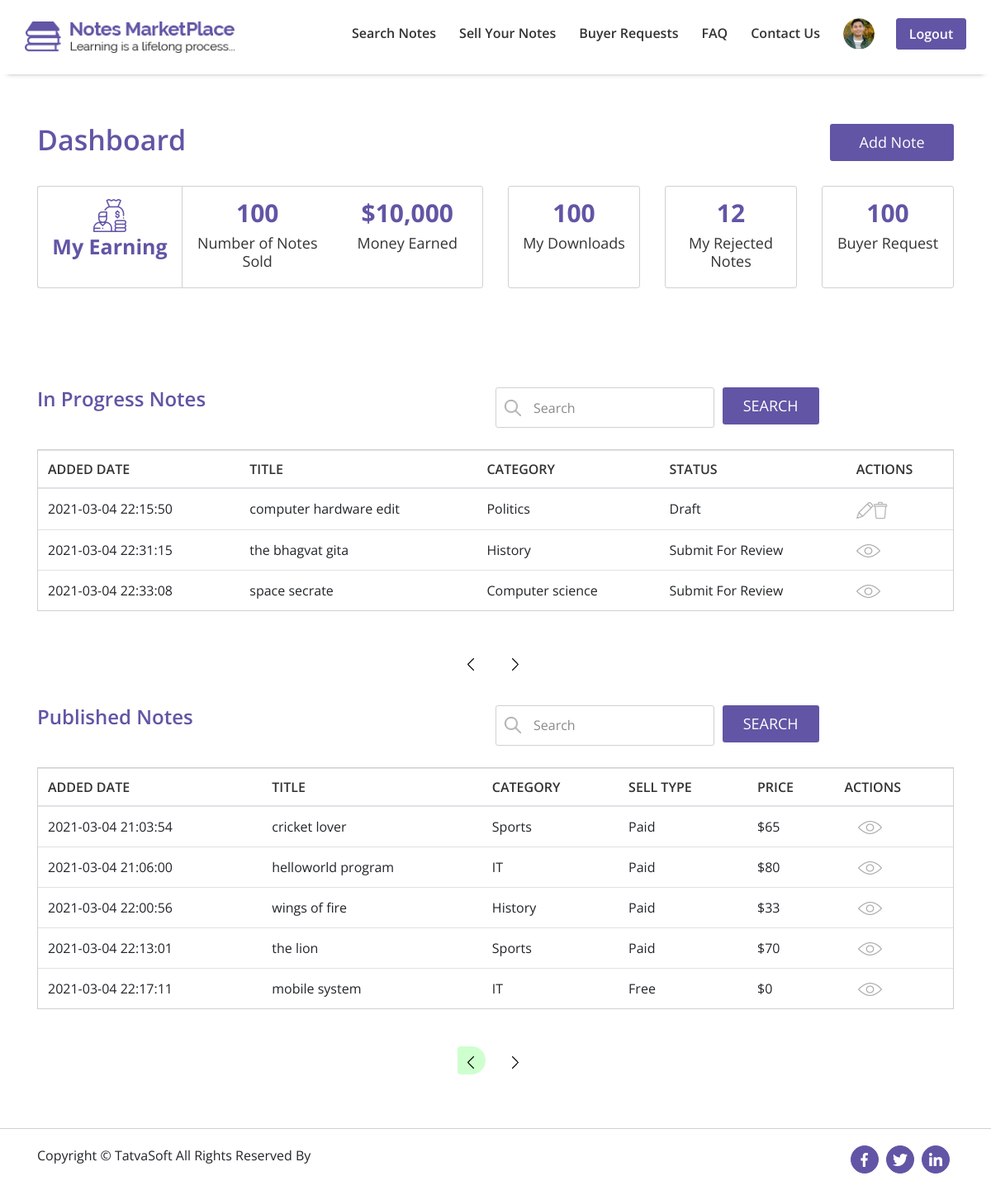
Page /Notes-marketplace/front/dashboard.php?page=3 on the committed database.
### tables this page shows
CREATE TABLE `sellernotes` (
  `ID` int(11) NOT NULL,
  `SellerID` int(11) NOT NULL,
  `Status` int(11) NOT NULL,
  `ActionedBy` int(11) DEFAULT NULL,
  `AdminRemarks` varchar(255) DEFAULT NULL,
  `PublishedDate` datetime DEFAULT NULL,
  `Title` varchar(100) NOT NULL,
  `Category` int(11) NOT NULL,
  `DisplayPicture` varchar(500) DEFAULT NULL,
  `NoteType` int(11) DEFAULT NULL,
  `NumberofPages` int(11) DEFAULT NULL,
  `Description` varchar(255) NOT NULL,
  `UniversityName` varchar(200) DEFAULT NULL,
  `Country` int(11) DEFAULT NULL,
  `Course` varchar(100) DEFAULT NULL,
  `CourseCode` varchar(100) DEFAULT NULL,
  `Professor` varchar(100) DEFAULT NULL,
  `IsPaid` bit(1) NOT NULL,
  `SellingPrice` decimal(10,0) DEFAULT NULL,
  `NotesPreview` varchar(255) DEFAULT NULL,
  `CreatedDate` datetime DEFAULT NULL,
  `CreatedBy` int(11) DEFAULT NULL,
  `ModifiedDate` datetime DEFAULT NULL,
  `ModifiedBy` int(11) DEFAULT NULL,
  `IsActive` bit(1) NOT NULL
);

CREATE TABLE `notecategories` (
  `ID` int(11) NOT NULL,
  `Name` varchar(100) NOT NULL,
  `Description` varchar(255) NOT NULL,
  `CreatedDate` datetime DEFAULT current_timestamp(),
  `CreatedBy` int(11) DEFAULT NULL,
  `ModifiedDate` datetime DEFAULT current_timestamp(),
  `ModifiedBy` int(11) DEFAULT NULL,
  `IsActive` bit(1) NOT NULL
);

CREATE TABLE `referencedata` (
  `ID` int(11) NOT NULL,
  `Value` varchar(100) NOT NULL,
  `Datavalue` varchar(100) NOT NULL,
  `RefCategory` varchar(100) NOT NULL,
  `CreatedDate` datetime DEFAULT current_timestamp(),
  `CreatedBy` int(11) DEFAULT NULL,
  `ModifiedDate` datetime DEFAULT current_timestamp(),
  `ModifiedBy` int(11) DEFAULT NULL,
  `IsActive` bit(1) NOT NULL
);

### Notes-marketplace/front/dashboard.php (the view, shortened to what the rows shown need)
<!DOCTYPE html>
<html lang="en">
<head>
    <link rel="stylesheet" href="css/bootstrap/bootstrap.min.css">
    <link rel="stylesheet" href="css/style.css">
    <link rel="stylesheet" href="css/responsive.css">
    <link rel="stylesheet" href="css/navigation.css">
</head>
<body>
<?php
    include 'db_conntect.php';
?>
    <section id="in-progress-notes">
        <div class="content-box">
            <div class="container">
                <div class="row">
                    <div class="col-md-12 col-lg-12 col-sm-12 co-12">
                        <div class="in-progress-table table-responsive">
                            <table class="table table-hover">
                                <thead>
                                    <tr>
                                        <th scope="col" class="table-header dashboard-date">ADDED DATE</th>
                                        <th scope="col" class="table-header">TITLE</th>
                                        <th scope="col" class="table-header">CATEGORY</th>
                                        <th scope="col" class="table-header">STATUS</th>
                                        <th scope="col" class="table-header">ACTIONS</th>
                                    </tr>
                                </thead>
                                <tbody>
                                     <?php
                                        if(isset($_GET['page'])){
                                            $page = $_GET['page'];
                                            $page =mysqli_real_escape_string($conn,$page);
                                            $page = htmlentities($page);
                                        }else{
                                            $page = 1;
                                        }
                                        $num_per_page = 05;
                                        $start_from = ($page-1)*$num_per_page;
                                        $fetch_progress_query = "SELECT sellernotes.Status AS s_id,sellernotes.CreatedDate AS added_date,sellernotes.Title AS title,sellernotes.ID as noteid, notecategories.Name AS category,referencedata.Value AS status FROM sellernotes,referencedata,notecategories WHERE sellernotes.Status = referencedata.ID AND sellernotes.Category = notecategories.ID AND sellernotes.Status IN ( 6, 7, 8) LIMIT $start_from,$num_per_page";
                                        $progress_notes = mysqli_query($conn,$fetch_progress_query);
                                        while ($progress_row = mysqli_fetch_array($progress_notes)) {
                                        ?>
                                            <tr>
                                                <td><?php echo $progress_row["added_date"]; ?></td>
                                                <td><?php echo $progress_row["title"]; ?></td>
                                                <td><?php echo $progress_row["category"]; ?></td>
                                                <td><?php echo $progress_row["status"]; ?></td>
                                                <?php
                                                    $id = $progress_row["noteid"];
                                                    if( $progress_row["s_id"] == 6 ){ echo "<td><a href='edit-notes.php?edit=$id'><img src='images/Dashboard/edit.png' alt='edit'><a href='?delete=$$id' id='dlt-link' onclick='return chk()'><img src='images/Dashboard/delete.png' alt='delete'></td>"; }
                                                    else{
                                                        echo "<td><a href='http://localhost/Notes-marketplace/SRS_Notes/front/notes-details.php'><img src='images/Dashboard/eye.png' alt='view'></td>";
                                                    }?>
                                            </tr>
                                        <?php
                                        };
                                        ?>
                                </tbody>
                            </table>
                        </div>
                    </div>
                </div>
            </div>
        </div>
    </section>
    <section id="published-notes">
        <div class="content-box">
            <div class="container">
                <div class="row">
                    <div class="col-md-12 col-lg-12 col-sm-12 col-12">
                        <div class="published-notes-table table-responsive">
                            <table class="table table-hover">
                                <thead>
                                    <tr>
                                        <th scope="col" class="table-header dashboard-date">ADDED DATE</th>
                                        <th scope="col" class="table-header">TITLE</th>
                                        <th scope="col" class="table-header">CATEGORY</th>
                                        <th scope="col" class="table-header">SELL TYPE</th>
                                        <th scope="col" class="table-header">PRICE</th>
                                        <th scope="col" class="table-header">ACTIONS</th>
                                    </tr>
                                </thead>
                                <tbody>
                                    <?php
                                        if(isset($_GET['page1'])){
                                            $page1 = $_GET['page1'];
                                            $page1 =mysqli_real_escape_string($conn,$page1);
                                            $page1 = htmlentities($page1);
                                        }else{
                                            $page1 = 1;
                                        }
                                        $num_per_page1 = 05;
                                        $start_from1 = ($page1-1) * $num_per_page1;
                                        $fetch_progress_query1 = "SELECT sellernotes.Status AS s_id,sellernotes.CreatedDate AS added_date,sellernotes.Title AS title,sellernotes.IsPaid AS ispaid,sellernotes.SellingPrice AS price,notecategories.Name AS category,referencedata.Value AS status FROM sellernotes,referencedata,notecategories WHERE sellernotes.Status = referencedata.ID AND sellernotes.Category = notecategories.ID AND sellernotes.Status= 9 LIMIT $start_from1,$num_per_page1";
                                        $progress_notes1 = mysqli_query($conn,$fetch_progress_query1);
                                        while ($progress_row1 = mysqli_fetch_array($progress_notes1)) {
                                        ?>
                                            <tr>
                                                <td><?php echo $progress_row1["added_date"]; ?></td>
                                                <td><?php echo $progress_row1["title"]; ?></td>
                                                <td><?php echo $progress_row1["category"]; ?></td>
                                                <td><?php if( $progress_row1["ispaid"] == 0) { echo 'Free';} else {
                                                echo "Paid";} ?></td>
                                                <td><?php echo "$".$progress_row1["price"]; ?></td>
                                                <td><?php
                                                    if( $progress_row1["s_id"] == 9 ){
                                                        echo '&nbsp;&nbsp;&nbsp;&nbsp;<a href="http://localhost/Notes-marketplace/SRS_Notes/front/notes-details.php"><img src="images/dashboard/eye.png" alt="view"></a>';
                                                    }?></td>
                                            </tr>
                                        <?php
                                        };
                                        ?>
                                </tbody>
                            </table>
                        </div>
                    </div>
                </div>
            </div>
        </div>
    </section>
</body>
</html>

### rows in the picture
sellernotes: CreatedDate "2021-03-04 22:15:50", Title "computer hardware edit", Category.Name "Politics", Status.Value "Draft"
sellernotes: CreatedDate "2021-03-04 22:31:15", Title "the bhagvat gita", Category.Name "History", Status.Value "Submit For Review"
sellernotes: CreatedDate "2021-03-04 22:33:08", Title "space secrate", Category.Name "Computer science", Status.Value "Submit For Review"
sellernotes: CreatedDate "2021-03-04 21:03:54", Title "cricket lover", Category.Name "Sports", IsPaid "Paid", SellingPrice "65"
sellernotes: CreatedDate "2021-03-04 21:06:00", Title "helloworld program", Category.Name "IT", IsPaid "Paid", SellingPrice "80"
sellernotes: CreatedDate "2021-03-04 22:00:56", Title "wings of fire", Category.Name "History", IsPaid "Paid", SellingPrice "33"
sellernotes: CreatedDate "2021-03-04 22:13:01", Title "the lion", Category.Name "Sports", IsPaid "Paid", SellingPrice "70"
sellernotes: CreatedDate "2021-03-04 22:17:11", Title "mobile system", Category.Name "IT", IsPaid "Free", SellingPrice "0"
